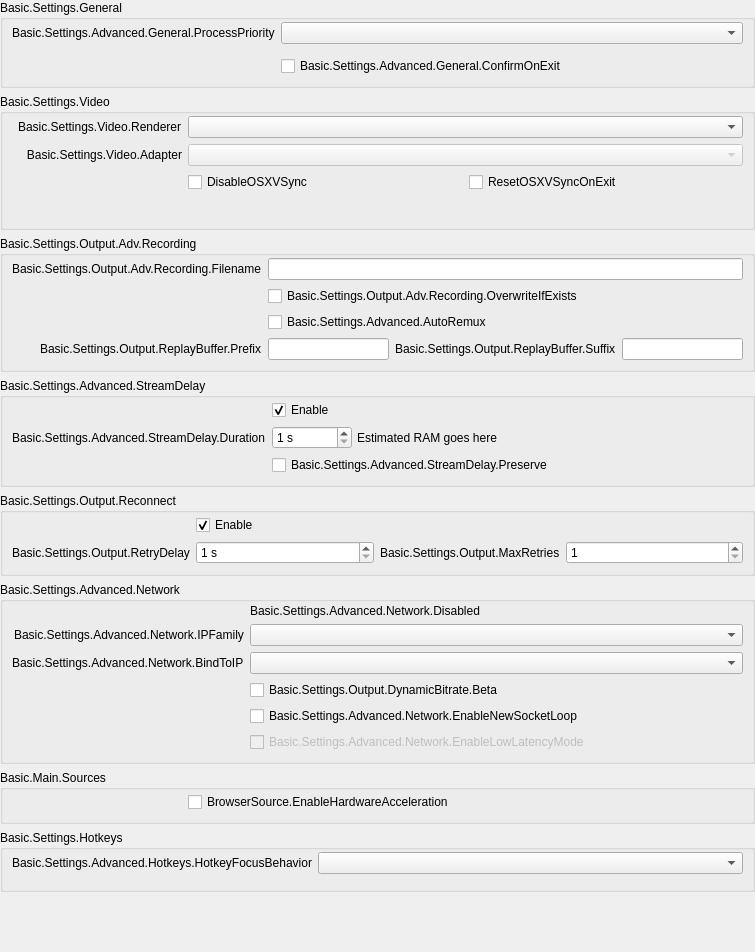
           <widget class="QWidget" name="scrollAreaWidgetContents">
            <property name="geometry">
             <rect>
              <x>0</x>
              <y>0</y>
              <width>755</width>
              <height>952</height>
             </rect>
            </property>
            <layout class="QVBoxLayout" name="verticalLayout_23">
             <property name="leftMargin">
              <number>0</number>
             </property>
             <property name="topMargin">
              <number>0</number>
             </property>
             <property name="rightMargin">
              <number>0</number>
             </property>
             <property name="bottomMargin">
              <number>0</number>
             </property>
             <item>
              <widget class="QFrame" name="widget_11">
               <layout class="QVBoxLayout" name="verticalLayout_24">
                <property name="leftMargin">
                 <number>0</number>
                </property>
                <property name="topMargin">
                 <number>0</number>
                </property>
                <property name="rightMargin">
                 <number>0</number>
                </property>
                <property name="bottomMargin">
                 <number>0</number>
                </property>
                <item>
                 <widget class="QGroupBox" name="advancedGeneralGroupBox">
                  <property name="title">
                   <string>Basic.Settings.General</string>
                  </property>
                  <layout class="QFormLayout" name="formLayout_22">
                   <property name="fieldGrowthPolicy">
                    <enum>QFormLayout::AllNonFixedFieldsGrow</enum>
                   </property>
                   <property name="labelAlignment">
                    <set>Qt::AlignRight|Qt::AlignTrailing|Qt::AlignVCenter</set>
                   </property>
                   <property name="topMargin">
                    <number>2</number>
                   </property>
                   <item row="0" column="0">
                    <widget class="QLabel" name="processPriorityLabel">
                     <property name="text">
                      <string>Basic.Settings.Advanced.General.ProcessPriority</string>
                     </property>
                     <property name="buddy">
                      <cstring>processPriority</cstring>
                     </property>
                    </widget>
                   </item>
                   <item row="0" column="1">
                    <widget class="QComboBox" name="processPriority"/>
                   </item>
                   <item row="1" column="0">
                    <spacer name="horizontalSpacer_13">
                     <property name="orientation">
                      <enum>Qt::Horizontal</enum>
                     </property>
                     <property name="sizeHint" stdset="0">
                      <size>
                       <width>170</width>
                       <height>0</height>
                      </size>
                     </property>
                    </spacer>
                   </item>
                   <item row="2" column="1">
                    <widget class="QCheckBox" name="confirmOnExit">
                     <property name="text">
                      <string>Basic.Settings.Advanced.General.ConfirmOnExit</string>
                     </property>
                    </widget>
                   </item>
                  </layout>
                 </widget>
                </item>
                <item>
                 <widget class="QGroupBox" name="advancedVideoContainer">
                  <property name="title">
                   <string>Basic.Settings.Video</string>
                  </property>
                  <layout class="QFormLayout" name="formLayout_14">
                   <property name="fieldGrowthPolicy">
                    <enum>QFormLayout::AllNonFixedFieldsGrow</enum>
                   </property>
                   <property name="labelAlignment">
                    <set>Qt::AlignRight|Qt::AlignTrailing|Qt::AlignVCenter</set>
                   </property>
                   <property name="topMargin">
                    <number>2</number>
                   </property>
                   <item row="0" column="0">
                    <widget class="QLabel" name="rendererLabel">
                     <property name="text">
                      <string>Basic.Settings.Video.Renderer</string>
                     </property>
                     <property name="buddy">
                      <cstring>renderer</cstring>
                     </property>
                    </widget>
                   </item>
                   <item row="0" column="1">
                    <widget class="QComboBox" name="renderer">
                     <property name="currentText">
                      <string notr="true"/>
                     </property>
                    </widget>
                   </item>
                   <item row="1" column="0">
                    <widget class="QLabel" name="adapterLabel">
                     <property name="text">
                      <string>Basic.Settings.Video.Adapter</string>
                     </property>
                     <property name="alignment">
                      <set>Qt::AlignRight|Qt::AlignTrailing|Qt::AlignVCenter</set>
                     </property>
                     <property name="buddy">
                      <cstring>adapter</cstring>
                     </property>
                    </widget>
                   </item>
                   <item row="1" column="1">
                    <widget class="QComboBox" name="adapter">
                     <property name="enabled">
                      <bool>false</bool>
                     </property>
                     <property name="currentText">
                      <string notr="true"/>
                     </property>
                    </widget>
                   </item>
                   <item row="5" column="1">
                    <layout class="QHBoxLayout" name="horizontalLayout_18">
                     <property name="leftMargin">
                      <number>0</number>
                     </property>
                     <property name="topMargin">
                      <number>0</number>
                     </property>
                     <property name="rightMargin">
                      <number>0</number>
                     </property>
                     <property name="bottomMargin">
                      <number>0</number>
                     </property>
                     <item>
                      <widget class="QCheckBox" name="disableOSXVSync">
                       <property name="text">
                        <string>DisableOSXVSync</string>
                       </property>
                      </widget>
                     </item>
                     <item>
                      <widget class="QCheckBox" name="resetOSXVSync">
                       <property name="text">
                        <string>ResetOSXVSyncOnExit</string>
                       </property>
                      </widget>
                     </item>
                    </layout>
                   </item>
                   <item row="6" column="0">
                    <spacer name="horizontalSpacer_12">
                     <property name="orientation">
                      <enum>Qt::Horizontal</enum>
                     </property>
                     <property name="sizeHint" stdset="0">
                      <size>
                       <width>170</width>
                       <height>20</height>
                      </size>
                     </property>
                    </spacer>
                   </item>
                  </layout>
                 </widget>
                </item>
                <item>
                 <widget class="QGroupBox" name="groupBox_6">
                  <property name="title">
                   <string>Basic.Settings.Output.Adv.Recording</string>
                  </property>
                  <layout class="QFormLayout" name="formLayout_17">
                   <property name="fieldGrowthPolicy">
                    <enum>QFormLayout::AllNonFixedFieldsGrow</enum>
                   </property>
                   <property name="labelAlignment">
                    <set>Qt::AlignRight|Qt::AlignTrailing|Qt::AlignVCenter</set>
                   </property>
                   <property name="topMargin">
                    <number>2</number>
                   </property>
                   <item row="0" column="0">
                    <widget class="QLabel" name="label_7">
                     <property name="text">
                      <string>Basic.Settings.Output.Adv.Recording.Filename</string>
                     </property>
                     <property name="buddy">
                      <cstring>filenameFormatting</cstring>
                     </property>
                    </widget>
                   </item>
                   <item row="0" column="1">
                    <widget class="QLineEdit" name="filenameFormatting"/>
                   </item>
                   <item row="1" column="1">
                    <widget class="QCheckBox" name="overwriteIfExists">
                     <property name="text">
                      <string>Basic.Settings.Output.Adv.Recording.OverwriteIfExists</string>
                     </property>
                    </widget>
                   </item>
                   <item row="3" column="1">
                    <layout class="QHBoxLayout" name="horizontalLayout_14">
                     <property name="leftMargin">
                      <number>0</number>
                     </property>
                     <property name="topMargin">
                      <number>0</number>
                     </property>
                     <property name="rightMargin">
                      <number>0</number>
                     </property>
                     <property name="bottomMargin">
                      <number>0</number>
                     </property>
                     <item>
                      <widget class="QLineEdit" name="simpleRBPrefix"/>
                     </item>
                     <item>
                      <widget class="QLabel" name="label_58">
                       <property name="text">
                        <string>Basic.Settings.Output.ReplayBuffer.Suffix</string>
                       </property>
                       <property name="buddy">
                        <cstring>simpleRBSuffix</cstring>
                       </property>
                      </widget>
                     </item>
                     <item>
                      <widget class="QLineEdit" name="simpleRBSuffix"/>
                     </item>
                    </layout>
                   </item>
                   <item row="3" column="0">
                    <widget class="QLabel" name="label_57">
                     <property name="text">
                      <string>Basic.Settings.Output.ReplayBuffer.Prefix</string>
                     </property>
                     <property name="buddy">
                      <cstring>simpleRBPrefix</cstring>
                     </property>
                    </widget>
                   </item>
                   <item row="1" column="0">
                    <spacer name="horizontalSpacer_10">
                     <property name="orientation">
                      <enum>Qt::Horizontal</enum>
                     </property>
                     <property name="sizeHint" stdset="0">
                      <size>
                       <width>170</width>
                       <height>20</height>
                      </size>
                     </property>
                    </spacer>
                   </item>
                   <item row="2" column="1">
                    <widget class="QCheckBox" name="autoRemux">
                     <property name="text">
                      <string>Basic.Settings.Advanced.AutoRemux</string>
                     </property>
                    </widget>
                   </item>
                   <item row="2" column="0">
                    <spacer name="horizontalSpacer_16">
                     <property name="orientation">
                      <enum>Qt::Horizontal</enum>
                     </property>
                     <property name="sizeHint" stdset="0">
                      <size>
                       <width>40</width>
                       <height>20</height>
                      </size>
                     </property>
                    </spacer>
                   </item>
                  </layout>
                 </widget>
                </item>
                <item>
                 <widget class="QGroupBox" name="groupBox_5">
                  <property name="title">
                   <string>Basic.Settings.Advanced.StreamDelay</string>
                  </property>
                  <layout class="QFormLayout" name="formLayout_18">
                   <property name="fieldGrowthPolicy">
                    <enum>QFormLayout::AllNonFixedFieldsGrow</enum>
                   </property>
                   <property name="labelAlignment">
                    <set>Qt::AlignRight|Qt::AlignTrailing|Qt::AlignVCenter</set>
                   </property>
                   <property name="topMargin">
                    <number>2</number>
                   </property>
                   <item row="1" column="0">
                    <widget class="QLabel" name="label_56">
                     <property name="text">
                      <string>Basic.Settings.Advanced.StreamDelay.Duration</string>
                     </property>
                     <property name="buddy">
                      <cstring>streamDelaySec</cstring>
                     </property>
                    </widget>
                   </item>
                   <item row="1" column="1">
                    <widget class="QFrame" name="widget_12">
                     <property name="enabled">
                      <bool>true</bool>
                     </property>
                     <layout class="QHBoxLayout" name="horizontalLayout_13">
                      <property name="spacing">
                       <number>5</number>
                      </property>
                      <property name="leftMargin">
                       <number>0</number>
                      </property>
                      <property name="topMargin">
                       <number>0</number>
                      </property>
                      <property name="rightMargin">
                       <number>0</number>
                      </property>
                      <property name="bottomMargin">
                       <number>0</number>
                      </property>
                      <item>
                       <widget class="QSpinBox" name="streamDelaySec">
                        <property name="enabled">
                         <bool>true</bool>
                        </property>
                        <property name="sizePolicy">
                         <sizepolicy hsizetype="Maximum" vsizetype="Fixed">
                          <horstretch>0</horstretch>
                          <verstretch>0</verstretch>
                         </sizepolicy>
                        </property>
                        <property name="minimumSize">
                         <size>
                          <width>80</width>
                          <height>0</height>
                         </size>
                        </property>
                        <property name="suffix">
                         <string notr="true"> s</string>
                        </property>
                        <property name="minimum">
                         <number>1</number>
                        </property>
                        <property name="maximum">
                         <number>1800</number>
                        </property>
                       </widget>
                      </item>
                      <item>
                       <widget class="QLabel" name="streamDelayInfo">
                        <property name="text">
                         <string notr="true">Estimated RAM goes here</string>
                        </property>
                       </widget>
                      </item>
                     </layout>
                    </widget>
                   </item>
                   <item row="2" column="1">
                    <widget class="QCheckBox" name="streamDelayPreserve">
                     <property name="text">
                      <string>Basic.Settings.Advanced.StreamDelay.Preserve</string>
                     </property>
                    </widget>
                   </item>
                   <item row="0" column="1">
                    <widget class="QCheckBox" name="streamDelayEnable">
                     <property name="text">
                      <string>Enable</string>
                     </property>
                     <property name="checked">
                      <bool>true</bool>
                     </property>
                    </widget>
                   </item>
                   <item row="2" column="0">
                    <spacer name="horizontalSpacer_9">
                     <property name="orientation">
                      <enum>Qt::Horizontal</enum>
                     </property>
                     <property name="sizeHint" stdset="0">
                      <size>
                       <width>170</width>
                       <height>20</height>
                      </size>
                     </property>
                    </spacer>
                   </item>
                  </layout>
                 </widget>
                </item>
                <item>
                 <widget class="QGroupBox" name="groupBox_7">
                  <property name="title">
                   <string>Basic.Settings.Output.Reconnect</string>
                  </property>
                  <layout class="QFormLayout" name="formLayout_19">
                   <property name="fieldGrowthPolicy">
                    <enum>QFormLayout::AllNonFixedFieldsGrow</enum>
                   </property>
                   <property name="labelAlignment">
                    <set>Qt::AlignRight|Qt::AlignTrailing|Qt::AlignVCenter</set>
                   </property>
                   <property name="topMargin">
                    <number>2</number>
                   </property>
                   <item row="0" column="1">
                    <widget class="QCheckBox" name="reconnectEnable">
                     <property name="text">
                      <string>Enable</string>
                     </property>
                     <property name="checked">
                      <bool>true</bool>
                     </property>
                    </widget>
                   </item>
                   <item row="1" column="1">
                    <layout class="QHBoxLayout" name="horizontalLayout_19">
                     <property name="leftMargin">
                      <number>0</number>
                     </property>
                     <property name="topMargin">
                      <number>0</number>
                     </property>
                     <property name="rightMargin">
                      <number>0</number>
                     </property>
                     <property name="bottomMargin">
                      <number>0</number>
                     </property>
                     <item>
                      <widget class="QSpinBox" name="reconnectRetryDelay">
                       <property name="suffix">
                        <string> s</string>
                       </property>
                       <property name="minimum">
                        <number>1</number>
                       </property>
                       <property name="maximum">
                        <number>30</number>
                       </property>
                      </widget>
                     </item>
                     <item>
                      <widget class="QLabel" name="label_22">
                       <property name="sizePolicy">
                        <sizepolicy hsizetype="Maximum" vsizetype="Preferred">
                         <horstretch>0</horstretch>
                         <verstretch>0</verstretch>
                        </sizepolicy>
                       </property>
                       <property name="text">
                        <string>Basic.Settings.Output.MaxRetries</string>
                       </property>
                       <property name="buddy">
                        <cstring>reconnectMaxRetries</cstring>
                       </property>
                      </widget>
                     </item>
                     <item>
                      <widget class="QSpinBox" name="reconnectMaxRetries">
                       <property name="minimum">
                        <number>1</number>
                       </property>
                       <property name="maximum">
                        <number>10000</number>
                       </property>
                      </widget>
                     </item>
                    </layout>
                   </item>
                   <item row="1" column="0">
                    <widget class="QLabel" name="label_17">
                     <property name="text">
                      <string>Basic.Settings.Output.RetryDelay</string>
                     </property>
                     <property name="buddy">
                      <cstring>reconnectRetryDelay</cstring>
                     </property>
                    </widget>
                   </item>
                   <item row="0" column="0">
                    <spacer name="horizontalSpacer_8">
                     <property name="orientation">
                      <enum>Qt::Horizontal</enum>
                     </property>
                     <property name="sizeHint" stdset="0">
                      <size>
                       <width>170</width>
                       <height>20</height>
                      </size>
                     </property>
                    </spacer>
                   </item>
                  </layout>
                 </widget>
                </item>
                <item>
                 <widget class="QGroupBox" name="advNetworkGroupBox">
                  <property name="title">
                   <string>Basic.Settings.Advanced.Network</string>
                  </property>
                  <layout class="QFormLayout" name="formLayout_23">
                   <property name="fieldGrowthPolicy">
                    <enum>QFormLayout::AllNonFixedFieldsGrow</enum>
                   </property>
                   <property name="labelAlignment">
                    <set>Qt::AlignRight|Qt::AlignTrailing|Qt::AlignVCenter</set>
                   </property>
                   <property name="topMargin">
                    <number>2</number>
                   </property>
                   <item row="0" column="1">
                    <widget class="QLabel" name="advNetworkDisabled">
                     <property name="text">
                      <string>Basic.Settings.Advanced.Network.Disabled</string>
                     </property>
                    </widget>
                   </item>
                   <item row="1" column="0">
                    <widget class="QLabel" name="ipFamilyLabel">
                     <property name="text">
                      <string>Basic.Settings.Advanced.Network.IPFamily</string>
                     </property>
                     <property name="buddy">
                      <cstring>ipFamily</cstring>
                     </property>
                    </widget>
                   </item>
                   <item row="1" column="1">
                    <widget class="QComboBox" name="ipFamily"/>
                   </item>
                   <item row="2" column="0">
                    <widget class="QLabel" name="bindToIPLabel">
                     <property name="text">
                      <string>Basic.Settings.Advanced.Network.BindToIP</string>
                     </property>
                     <property name="buddy">
                      <cstring>bindToIP</cstring>
                     </property>
                    </widget>
                   </item>
                   <item row="2" column="1">
                    <widget class="QComboBox" name="bindToIP"/>
                   </item>
                   <item row="4" column="1">
                    <widget class="QCheckBox" name="enableNewSocketLoop">
                     <property name="text">
                      <string>Basic.Settings.Advanced.Network.EnableNewSocketLoop</string>
                     </property>
                    </widget>
                   </item>
                   <item row="5" column="1">
                    <widget class="QCheckBox" name="enableLowLatencyMode">
                     <property name="enabled">
                      <bool>false</bool>
                     </property>
                     <property name="text">
                      <string>Basic.Settings.Advanced.Network.EnableLowLatencyMode</string>
                     </property>
                    </widget>
                   </item>
                   <item row="4" column="0">
                    <spacer name="horizontalSpacer_7">
                     <property name="orientation">
                      <enum>Qt::Horizontal</enum>
                     </property>
                     <property name="sizeHint" stdset="0">
                      <size>
                       <width>170</width>
                       <height>1</height>
                      </size>
                     </property>
                    </spacer>
                   </item>
                   <item row="3" column="1">
                    <widget class="QCheckBox" name="dynBitrate">
                     <property name="toolTip">
                      <string>Basic.Settings.Output.DynamicBitrate.TT</string>
                     </property>
                     <property name="text">
                      <string>Basic.Settings.Output.DynamicBitrate.Beta</string>
                     </property>
                    </widget>
                   </item>
                  </layout>
                 </widget>
                </item>
                <item>
                 <widget class="QGroupBox" name="sourcesGroup">
                  <property name="title">
                   <string>Basic.Main.Sources</string>
                  </property>
                  <layout class="QFormLayout" name="formLayout_34">
                   <property name="fieldGrowthPolicy">
                    <enum>QFormLayout::AllNonFixedFieldsGrow</enum>
                   </property>
                   <property name="labelAlignment">
                    <set>Qt::AlignRight|Qt::AlignTrailing|Qt::AlignVCenter</set>
                   </property>
                   <property name="topMargin">
                    <number>2</number>
                   </property>
                   <item row="0" column="0">
                    <spacer name="horizontalSpacer_15">
                     <property name="orientation">
                      <enum>Qt::Horizontal</enum>
                     </property>
                     <property name="sizeHint" stdset="0">
                      <size>
                       <width>170</width>
                       <height>20</height>
                      </size>
                     </property>
                    </spacer>
                   </item>
                   <item row="0" column="1">
                    <widget class="QCheckBox" name="browserHWAccel">
                     <property name="text">
                      <string>BrowserSource.EnableHardwareAcceleration</string>
                     </property>
                    </widget>
                   </item>
                  </layout>
                 </widget>
                </item>
                <item>
                 <widget class="QGroupBox" name="groupBox_17">
                  <property name="title">
                   <string>Basic.Settings.Hotkeys</string>
                  </property>
                  <layout class="QFormLayout" name="formLayout_33">
                   <property name="fieldGrowthPolicy">
                    <enum>QFormLayout::AllNonFixedFieldsGrow</enum>
                   </property>
                   <property name="labelAlignment">
                    <set>Qt::AlignRight|Qt::AlignTrailing|Qt::AlignVCenter</set>
                   </property>
                   <property name="topMargin">
                    <number>2</number>
                   </property>
                   <item row="0" column="0">
                    <widget class="QLabel" name="label_21">
                     <property name="text">
                      <string>Basic.Settings.Advanced.Hotkeys.HotkeyFocusBehavior</string>
                     </property>
                    </widget>
                   </item>
                   <item row="0" column="1">
                    <widget class="QComboBox" name="hotkeyFocusType"/>
                   </item>
                   <item row="1" column="0">
                    <spacer name="horizontalSpacer_14">
                     <property name="orientation">
                      <enum>Qt::Horizontal</enum>
                     </property>
                     <property name="sizeHint" stdset="0">
                      <size>
                       <width>170</width>
                       <height>0</height>
                      </size>
                     </property>
                    </spacer>
                   </item>
                  </layout>
                 </widget>
                </item>
                <item>
                 <spacer name="verticalSpacer_13">
                  <property name="orientation">
                   <enum>Qt::Vertical</enum>
                  </property>
                  <property name="sizeType">
                   <enum>QSizePolicy::Expanding</enum>
                  </property>
                  <property name="sizeHint" stdset="0">
                   <size>
                    <width>20</width>
                    <height>0</height>
                   </size>
                  </property>
                 </spacer>
                </item>
               </layout>
              </widget>
             </item>
            </layout>
           </widget>
